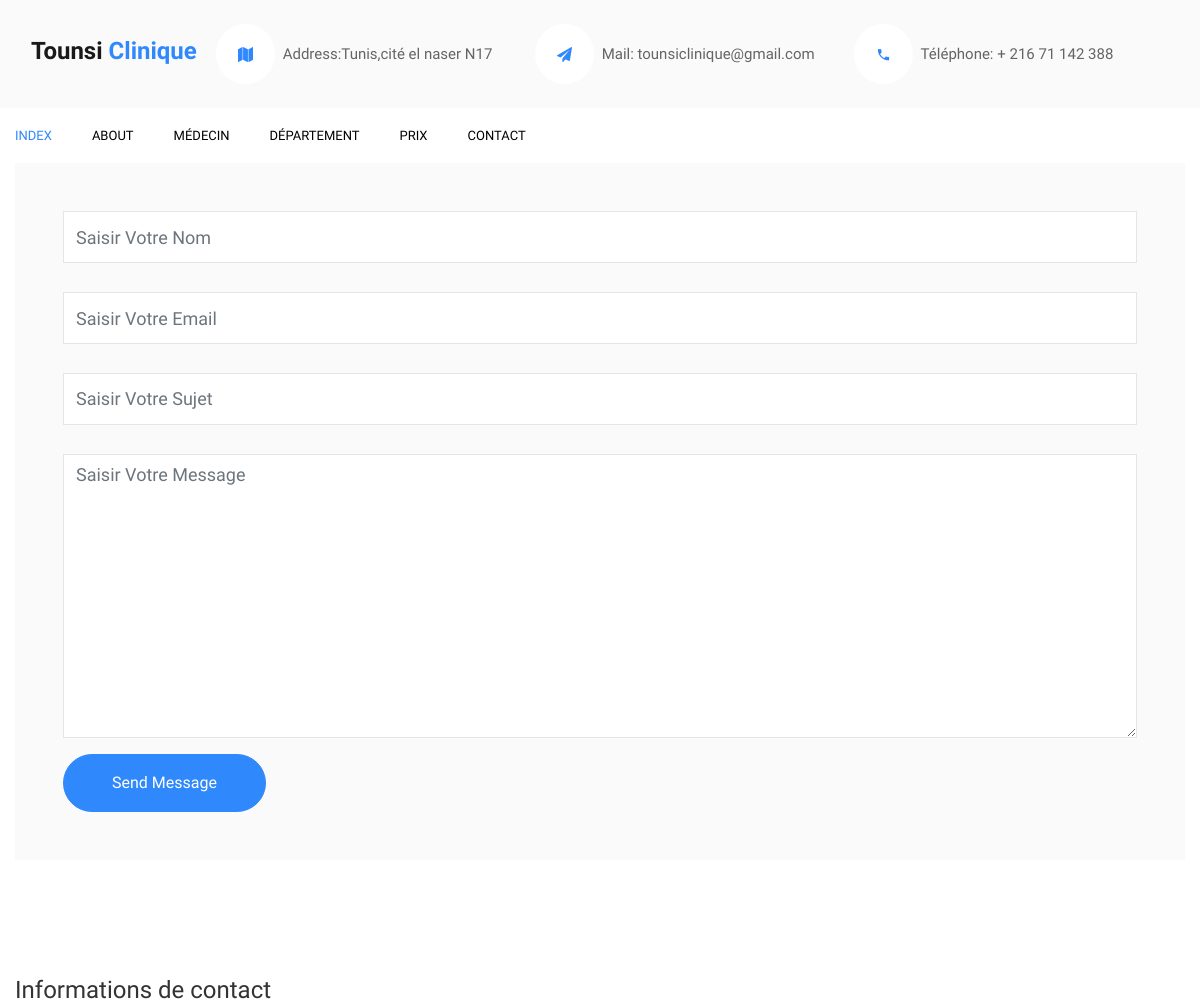
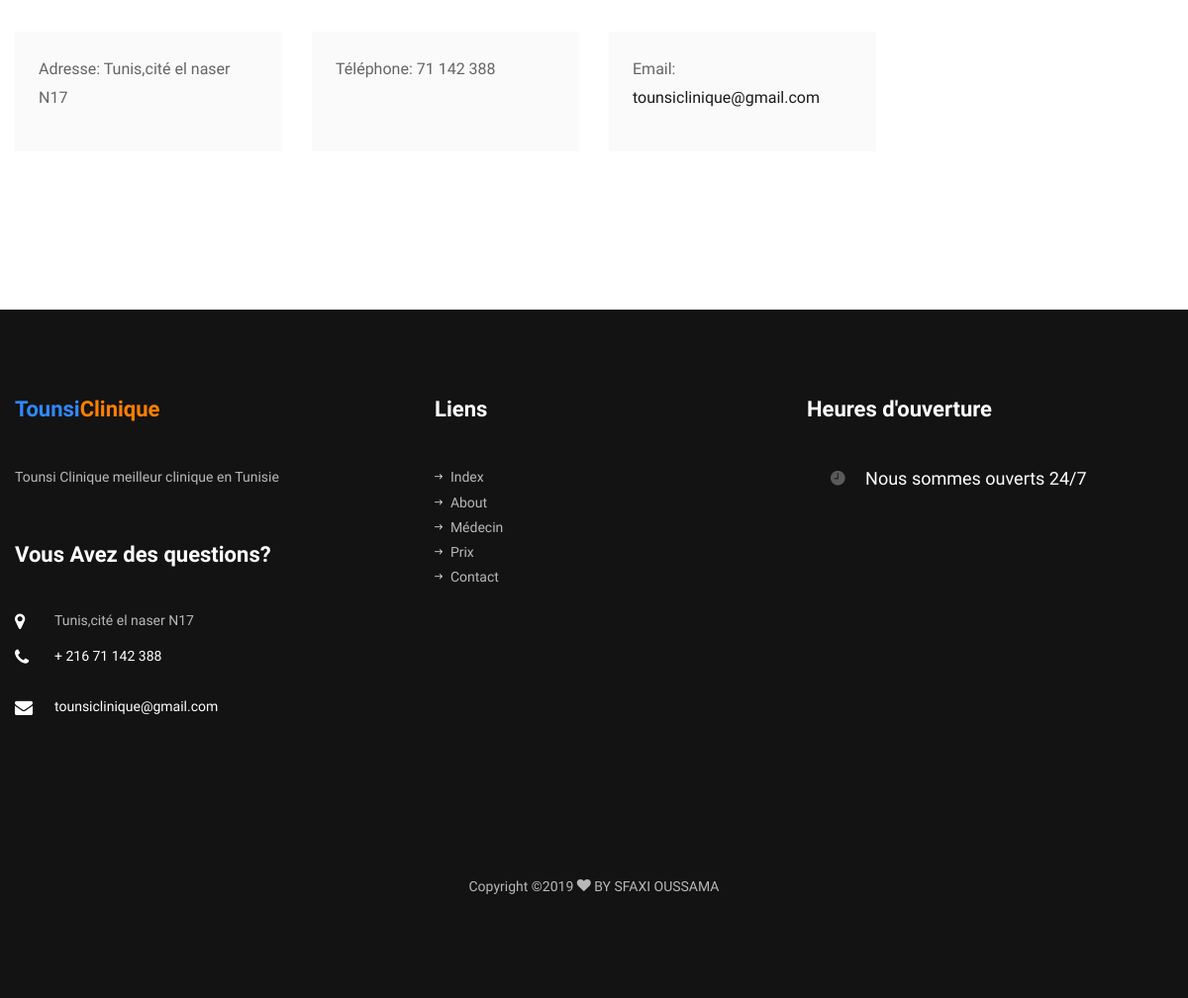
Page /contact/ on the committed database (2 pictures, top to bottom).
### backend/models.py (models this page shows, shortened)
class Parametre(models.Model):
    adresse=models.CharField(max_length=80)
    phone=models.CharField(max_length=20)
    email=models.EmailField()
    logo=models.FileField(upload_to='post_image',blank=True)

### frontend/views.py (the view)
# urls.py: path('contact/',Contact,name='contact'),
def Contact(request):
    form=ContactCreate(request.POST )
    if form.is_valid():
        form.save()
        messages.success(request,"Votre message est envoyé avec succès")
        return HttpResponseRedirect('/contact/')
    parametres=models.Parametre.objects.all()
    context={
        'parametres':parametres,
        'form':form
        }
    return render(request,'contact.html',context)

### frontend/forms.py
class ContactCreate(forms.ModelForm):
    name=forms.CharField(widget=forms.TextInput(
        attrs={
            'class':'form-control',
            'placeholder':'Saisir Votre Nom'
        }
    )
    )
    email=forms.EmailField(widget=forms.TextInput(
        attrs={
            'class':'form-control',
            'placeholder':'Saisir Votre Email'
        }
    )
    )
    sujet=forms.CharField(widget=forms.TextInput(
        attrs={
            'class':'form-control',
            'placeholder':'Saisir Votre Sujet'
        }
    ))
    message=forms.CharField(widget=forms.Textarea(
        attrs={
            'class':'form-control',
            'placeholder':'Saisir Votre Message'
        }
    )
    )
    class Meta:
        model = Contact
        fields = [
            'name',
            'email',
            'sujet',
            'message'
        ]

### frontend/templates/contact.html (shortened to what this page needs)
{% extends "layoutfixe.html" %}
{% block content %}
<section class="ftco-section ftco-no-pt ftco-no-pb contact-section">
    <div class="container">
        <div class="row d-flex align-items-stretch no-gutters">
            <div class="col-md-12 p-4 p-md-5 order-md-last bg-light">
                <form method="POST">
                    <div class="form-group">
                        {{form.name}}
                        <br>
                        {{form.email}}
                        <br>
                        {{form.sujet}}
                        <br>
                        {{form.message}}
                    </div>
                    <input type="submit" value="Send Message" class="btn btn-primary py-3 px-5">
                </form>
            </div>
        </div>
    </div>
</section>
<section class="ftco-section contact-section">
    <div class="container">
        <h2 class="h4">Informations de contact</h2>
        {% for parametre in parametres %}
        <div class="row d-flex mb-5 contact-info">
            <div class="col-md-3 d-flex">
                <div class="bg-light d-flex align-self-stretch box p-4">
                    <p><span>Adresse:</span> {{parametre.adresse}}</p>
                </div>
            </div>
            <div class="col-md-3 d-flex">
                <div class="bg-light d-flex align-self-stretch box p-4">
                    <p><span>Téléphone:</span> {{parametre.phone}}</p>
                </div>
            </div>
            <div class="col-md-3 d-flex">
                <div class="bg-light d-flex align-self-stretch box p-4">
                    <p><span>Email:</span> <a href="mailto:info@yoursite.com">{{parametre.email}}</a></p>
                </div>
            </div>
        </div>
        {%endfor%}
    </div>
</section>
{%endblock%}

### rows in the picture
Parametre: adresse "Tunis,cité el naser N17", phone "71 142 388", email "tounsiclinique@gmail.com"
